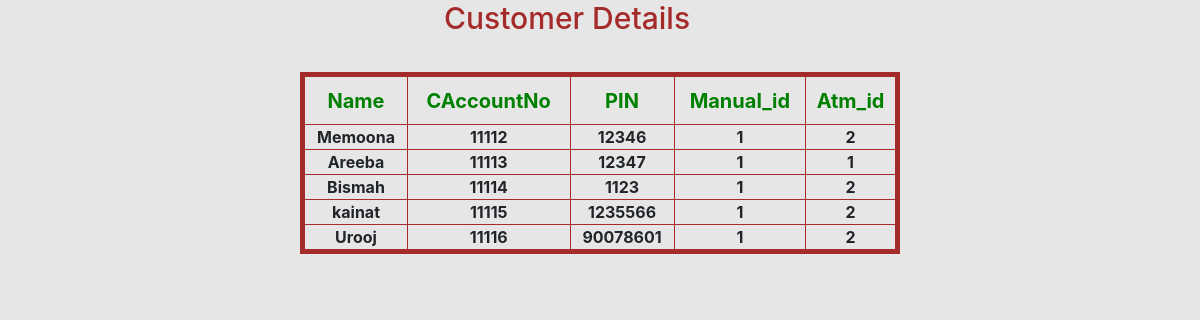
/viewdetails.php, run on the app's committed database.
### tables this page shows
CREATE TABLE `customer` (
  `CAccount_No` int(11) NOT NULL,
  `Name` varchar(20) NOT NULL,
  `PIN` int(11) NOT NULL,
  `id` int(11) NOT NULL,
  `AccountNO` int(11) NOT NULL,
  `ATM_ID` int(11) NOT NULL,
  `Request_Type` text DEFAULT NULL,
  `Request_Status` text DEFAULT NULL
);

### viewdetails.php (the view, shortened to what this page needs)
<!DOCTYPE html>
<html lang="en">
<head>
    <link rel="stylesheet" href="https://maxcdn.bootstrapcdn.com/bootstrap/4.0.0/css/bootstrap.min.css">
</head>
<body>
<?php
require("connection.php");
$query = "select * from customer";
$result = mysqli_query($con,$query);
$count =  mysqli_num_rows($result);
if($count==0){
    echo "No customer found!";
}
else{
    echo "
    <h3 style = 'margin-left: 37%; color:brown;font-size: 30px'>Customer Details</h3>
    <table style = 'margin-left: 25%;
    border: 5px solid brown;
    margin-top:3%; width: 50% ;
    ' border = 1 cellspacing = 0; cellpadding = 0 >
    <tr>
    <td  style= 'color:green;font-size: 20px;font-weight:bold; height: 50px ; text-align:center' > Name</td>
    <td  style= 'color:green;font-size: 20px;font-weight:bold; height: 50px; text-align:center'> CAccountNo </td>
    <td  style= 'color:green;font-size: 20px;font-weight:bold; height: 50px; text-align:center'>PIN </td>
    <td  style= 'color:green;font-size: 20px;font-weight:bold; height: 50px; text-align:center'> Manual_id </td>
    <td  style= 'color:green;font-size: 20px;font-weight:bold; height: 50px; text-align:center'> Atm_id </td>
    </tr>
    ";
   while ($row = mysqli_fetch_array($result ,MYSQLI_ASSOC)) {
    $CName = $row['Name'];
    $CaccountNo = $row['CAccount_No'];
    $PIN = $row['PIN'];
    $HelpManualId = $row['id'];
    $ATM_ID= $row['ATM_ID'];
    echo "
    <tr>
    <td style= 'font-weight:bold;  text-align:center'> $CName</td>
    <td style= 'font-weight:bold;  text-align:center'> $CaccountNo</td>
    <td style= 'font-weight:bold;  text-align:center'>  $PIN </td>
    <td style= 'font-weight:bold;  text-align:center'>$HelpManualId</td>
    <td style= 'font-weight:bold;  text-align:center'> $ATM_ID </td>
    </tr>
    ";
   }
   echo "</table>";
}
?>
</body>
</html>

### viewdetails.php (style rules this page uses)
body { background-color: #e6e6e6; width : 100%; height: 100%; }

### data on the page
customer: Name "Memoona", CAccount_No "11112", PIN "12346", id "1", ATM_ID "2"
customer: Name "Areeba", CAccount_No "11113", PIN "12347", id "1", ATM_ID "1"
customer: Name "Bismah", CAccount_No "11114", PIN "1123", id "1", ATM_ID "2"
customer: Name "kainat", CAccount_No "11115", PIN "1235566", id "1", ATM_ID "2"
customer: Name "Urooj", CAccount_No "11116", PIN "90078601", id "1", ATM_ID "2"
